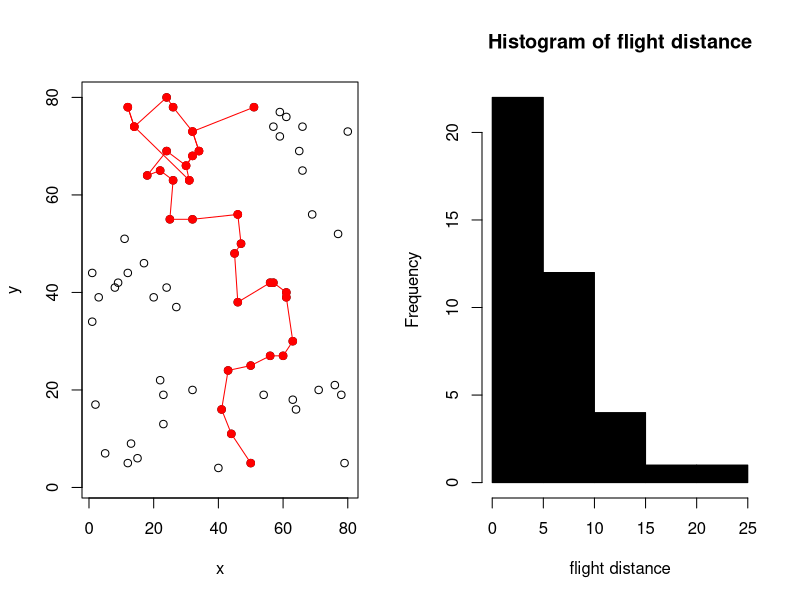

The R script that drew this image:
#Randomly distributed population of plants is visited by pollinator, which
#choose of next plant/flower depends on distance to the next plant. 
#Revisitation of plants is possible, but restricted  by the position of 
#the revisited plant in foraging sequence.  

#Sorry, code is mostly written in Czech




#Necht existuje hypoteticka populace rostlin s hypotetickou strukturou a hypoteticky opylovac s 
#hypotetickymi rozhodovacimi vlastnostmi 
#Necht se tento opylovac pohybuje v populaci od rostliny k rostline na z?klade sveho rozhodnuti 
#Necht je vystupem graf pohybu opylovace zvyrazneny cervenou lini? 

pollinator <- function(revisitation_rate,maximal_number_of_visits,array_size,number_of_flowers){
      
  #vygeneruje dataset s nahodne umistenymi hodnotami (1 nebo 0) ve sloupci "pocet" 
  # - tedy udela to nahodne mista v array s "rostlinami"
  #vytvori vektor souradnic x o hrane velikost areny
   
  x <- rep(1:array_size,each=array_size)
  
  #vytvori vektor souradnic y o hrane velikost areny
  y <- rep(seq(1,array_size,1),times=array_size)
  
  #vytvor vektor pocet s nenahodnou velikosti, nenahodnym poctem rostlin, ale nahodny vyskytem   
  pocet <- sample(x=c(rep(1,
                      times=number_of_flowers),
                      rep(0,(array_size*array_size)-number_of_flowers)),
                      array_size*array_size, replace = FALSE)

  #vytvori vektor id pro kazde misto v arene
  id <-seq(1:(array_size*array_size))
  
  #slozi dohromady dataframe se vsemi udaji
  datakytky <- data.frame(id=c(id),
                          x=c(x),
                          y=c(y),
                          pocet=c(pocet))
  
  #vybere z puvodniho datasetu subdataset, kde je hodnota v sloupci "pocet" ==1 
   #(tedy jen ty mista kde rostliny jsou)
  kdekytkaje <- datakytky[datakytky$pocet!=0,]
   
  #nahodne vybere jeden radek ze sloupce "pocet" (tedy 1. rostlinu na kterou opylovac prileti)
  prvnirostlina <- kdekytkaje[kdekytkaje$id==sample(kdekytkaje$id,size=1),]
  prvnirostlina <- data.frame(id=prvnirostlina$id,
                              x=prvnirostlina$x,
                              y=prvnirostlina$y,
                              pocet=prvnirostlina$pocet,
                              tamnechci=0,
                              kdeuzbyl=0,
                              vzdalenost=0)
  #vytvori graf array
  par(mfrow=c(1,2))
  plot(datakytky$x,datakytky$y, cex=datakytky$pocet, xlab = "x", ylab = "y") 

  #v array obarvi 1. nahodne vybranou navstivenou rostlinu na cerveno
  points(y=prvnirostlina$y,x=prvnirostlina$x,col="red",cex=prvnirostlina$pocet, pch=19)
    
  #vytvori novy sloupec "kdeuzbyl" 
  kdeuzbyl <-rep(x=0,length.out=length(kdekytkaje$id))
    
  #vytvori novy dataset z kdekytkaje a prida do nej sloupec "kdeuzbyl"
  kytkybezprvni <- data.frame(kdeuzbyl=kdeuzbyl,
                              id=kdekytkaje$id,
                              x=kdekytkaje$x,
                              y=kdekytkaje$y,
                              pocet=kdekytkaje$pocet)

    
  #do kytkybezprvni prida do radku prvnirostlina do sloupce "kdeuzbyl" hodnotu 10 
  #- protoze tam opylovac uz byl 
  kytkybezprvni[kytkybezprvni$id==prvnirostlina$id,"kdeuzbyl"]<-revisitation_rate
   
   #ted musi vybrat druhou rostlinu na zaklade vzdalenosti, jestli na ni jiz byl a popripade na zaklade 
    #dalsich promenych
   
   #vytvori dataframe, kde budou odecteny souradnice od "kytkybezprvni" z "prvnirostlina" 
  druhakytka <- data.frame(id=kytkybezprvni$id,
                           x=(kytkybezprvni$x-prvnirostlina$x),
                           y=(kytkybezprvni$y-prvnirostlina$y),
                           pocet=kytkybezprvni$pocet)

  #vypocita vzdalenost v absolutni hodnote od "prvnirostlina"     
  vzdalenost <- data.frame(vzdalenost = (sqrt((druhakytka$x)^2+druhakytka$y^2)),
                           kdeuzbyl=(kytkybezprvni$kdeuzbyl),
                           id=kytkybezprvni$id,
                           x=kytkybezprvni$x,
                           y=kytkybezprvni$y,
                           pocet=kytkybezprvni$pocet)
    
    
  #vytvori sloupec "tamnechci" kam secte "vzdalenost" a "kdeuzbyl" popripade zohledni jine parametry
  tamnechci <- data.frame(id=kytkybezprvni$id,
                          x=kytkybezprvni$x,
                          y=kytkybezprvni$y,
                          pocet=kytkybezprvni$pocet,
                          tamnechci=((vzdalenost$vzdalenost)+(vzdalenost$kdeuzbyl))/
                            (vzdalenost$pocet),
                          kdeuzbyl=(kytkybezprvni$kdeuzbyl),
                          vzdalenost = (sqrt(druhakytka$x^2+druhakytka$y^2)))
  #seradi "tamnechci" podle sloupce "tamnechci" 
  serad <- tamnechci[order(tamnechci$tamnechci),]
    
  #ze "serad" vybere 2.kytku - rostlinu, ktera ma nejmensi hodnotu tam nechci 
  druhakytkaaa <- serad[1,]
    
  #vytvori linii od 1. k 2. rostline na zaklade vyberu opylovace
  lines(x=c(prvnirostlina$x,druhakytkaaa$x),
        y=c(prvnirostlina$y,druhakytkaaa$y),
        col="red") 
  #obarvi 2.rostlinu na cerveno
  points(y=druhakytkaaa$y,x=druhakytkaaa$x,col="red", pch=19)
  tamnechcidalsi <- tamnechci
  x <- 1
 #vytvori taulku vysledku, 2 odecita, protoze prvni a druha rostlina se pridava pred
  vysledkovka <- data.frame(id = rep(NA,maximal_number_of_visits-2),
                            x = rep(NA,maximal_number_of_visits-2),
                            y = rep(NA,maximal_number_of_visits-2),
                            pocet= rep(NA,maximal_number_of_visits-2),
                            tamnechci = rep(NA,maximal_number_of_visits-2),
                            kdeuzbyl = rep(NA,maximal_number_of_visits-2),
                            vzdalenost = rep(NA,maximal_number_of_visits-2))
 #odsud necht se to opakuje
 repeat{
      predchoziserad <-tamnechcidalsi[order(tamnechcidalsi$tamnechci),]
      predchozi <- predchoziserad[sample(1),]
      kytkybezpredchozi <- predchoziserad
      kytkybezpredchozi[kytkybezpredchozi$id==predchozi$id,
                        "kdeuzbyl"]<-kytkybezpredchozi[kytkybezpredchozi$id==predchozi$id,
                        "kdeuzbyl"]+revisitation_rate
      
      #vypocita vzdalenosti k dalsim rostlinam
      vzdalenostdalsi <- data.frame(vzdalenost = sqrt((kytkybezpredchozi$x-predchozi$x)^2
                                                      +(kytkybezpredchozi$y-predchozi$y)^2),
                                    kdeuzbyl=(kytkybezpredchozi$kdeuzbyl),
                                    id=kytkybezpredchozi$id,
                                    x=kytkybezpredchozi$x,
                                    y=kytkybezpredchozi$y,
                                    pocet=kytkybezpredchozi$pocet)
      
       #dopocita tamnechci index
      tamnechcidalsi <- data.frame(id=vzdalenostdalsi$id,
                                   x=vzdalenostdalsi$x,
                                   y=vzdalenostdalsi$y,
                                   pocet=vzdalenostdalsi$pocet,
                                   tamnechci=((vzdalenostdalsi$vzdalenost)+
                                                (vzdalenostdalsi$kdeuzbyl))/
                                   (vzdalenostdalsi$pocet),
                                   kdeuzbyl=(vzdalenostdalsi$kdeuzbyl),
                                   vzdalenost = vzdalenostdalsi$vzdalenost) 
      
      #seradi rostliny dle jejich nepritazlivosti pro opylovace
      seraddalsi <- tamnechcidalsi[order(tamnechcidalsi$tamnechci),]
     
      #po serazeni vybere dalsi rostlinu na kterou poleti opylovac
      dalsi <- seraddalsi[1,]
      
      #spoji rosltiny, ktere byli navstiveny cervenou linii
      lines(x=c(predchozi$x,dalsi$x),y=c(predchozi$y,dalsi$y),col="red") 
      
      #obarvi bod na ktery opylovac prileti
      points(y=dalsi$y,x=dalsi$x,cex=dalsi$pocet,col="red", pch=19)
      
      #zacne plnit tabulku vysledku
      vysledkovka[x,]<-c(dalsi$id,
                           dalsi$x,
                           dalsi$y,
                           dalsi$pocet,
                           dalsi$tamnechci,
                           dalsi$kdeuzbyl,
                           dalsi$vzdalenost)
      
      #ukonci repeat pote co se opylovac proleti
      x = x+1
      if (x == maximal_number_of_visits-1){
        break
      }
 }
  #vytvori tabulku vysledku
  vysledkovka1 <- rbind(prvnirostlina,druhakytkaaa,vysledkovka)
  print(vysledkovka1)
  #vytvori histogram vzdalenosti na ktere opylovaci letaji
   hist(vysledkovka1$vzdalenost,
       col = "black",
       main="Histogram of flight distance",
       xlab = "flight distance")
  }
      
#function

  pollinator(maximal_number_of_visits=40,revisitation_rate=12,array_size=80,number_of_flowers=70)  


#the end
  